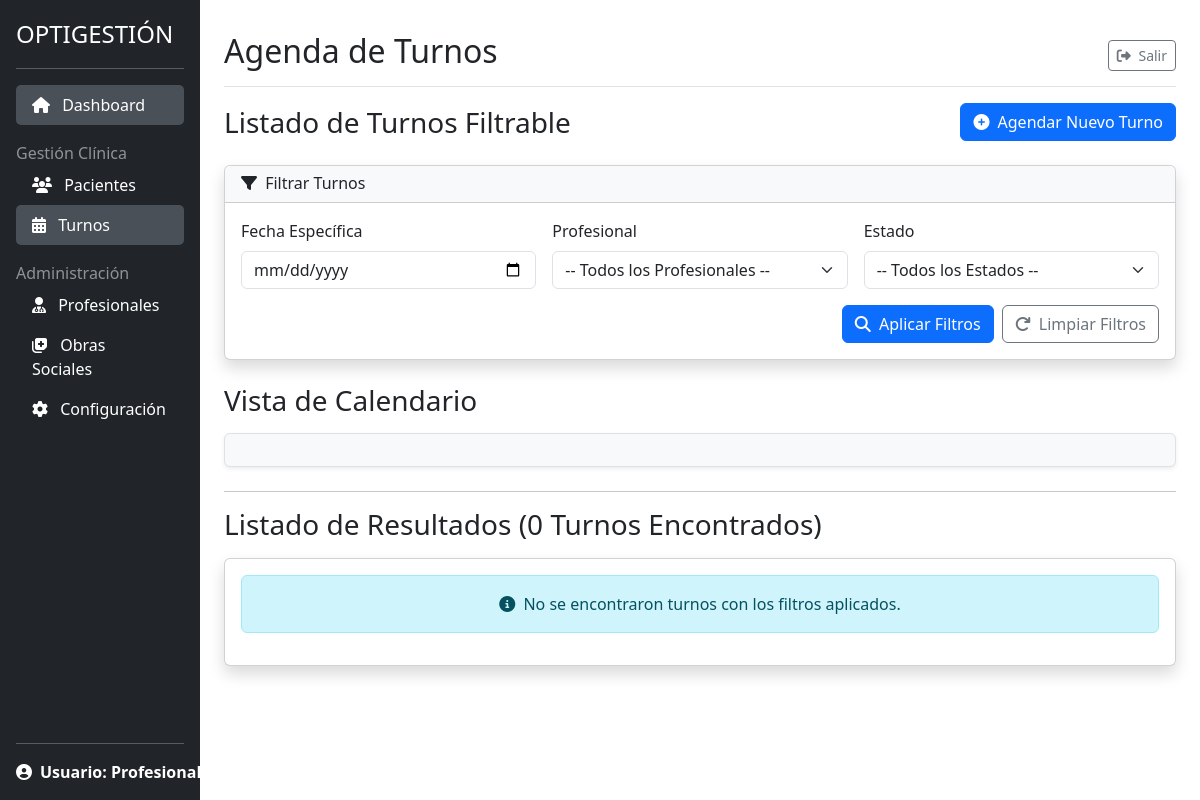
The page /pacientes/turnos/ (signed in) on the database as committed earlier.
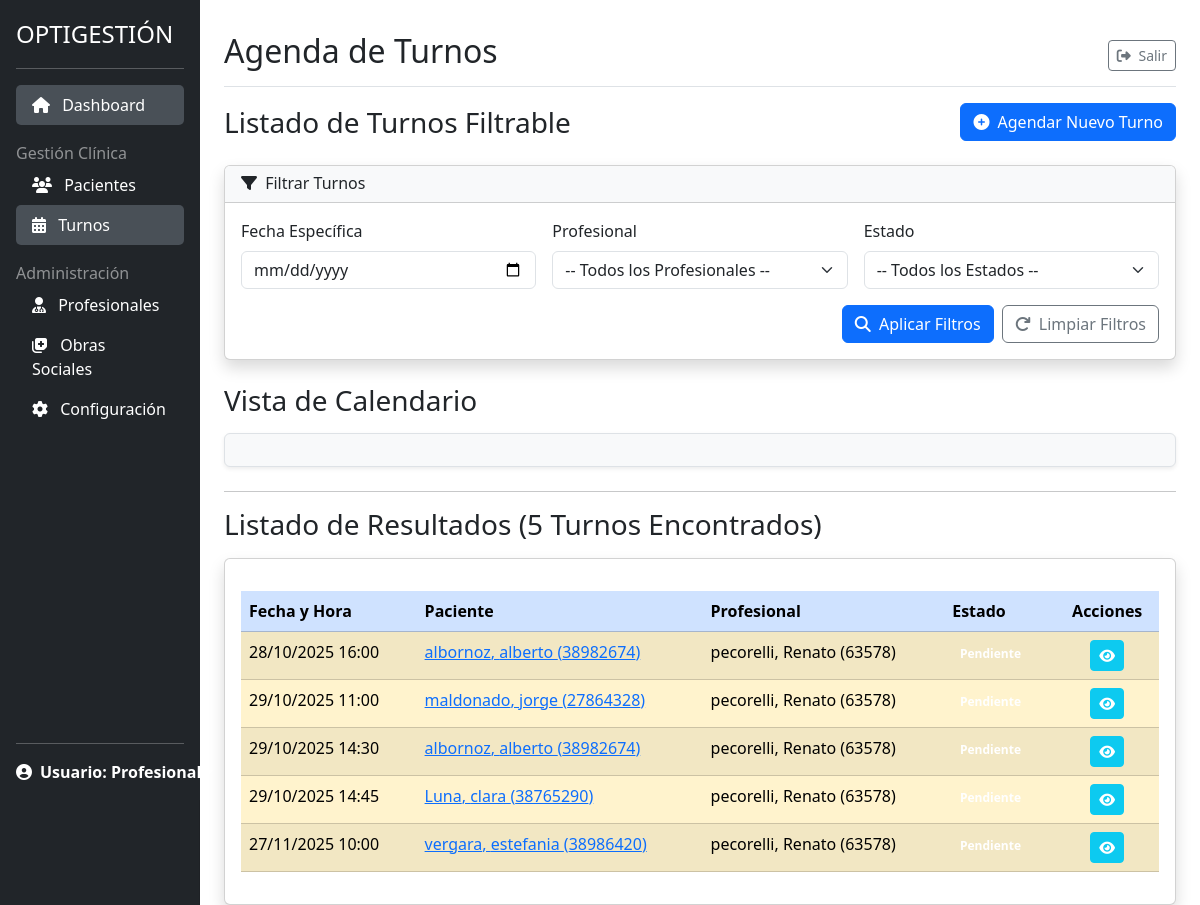
The same page on the database as committed later.
### gestion_clinica/models.py (models this page shows, shortened)
class Turno(models.Model):
    paciente = models.ForeignKey(
        Paciente,
        on_delete=models.CASCADE,
        related_name='turnos'
    )
    profesional = models.ForeignKey(
        Profesional,
        on_delete=models.PROTECT,
        related_name='turnos_asignados'
    )
    fecha_hora = models.DateTimeField(default=timezone.now)
    ESTADO_CHOICES = [
        ('PENDIENTE', 'Pendiente'),
        ('CONFIRMADO', 'Confirmado'),
        ('ATENDIDO', 'Atendido'),
        ('CANCELADO', 'Cancelado'),
    ]
    estado = models.CharField(
        max_length=10,
        choices=ESTADO_CHOICES,
        default='PENDIENTE'
    )
    observaciones = models.TextField(
        blank=True,
        null=True,
        verbose_name='Observaciones del Turno'
    )
    class Meta:
        verbose_name = "Turno"
        verbose_name_plural = "Turnos"
        ordering = ['fecha_hora']

class Paciente(models.Model):
    num_registro = models.CharField(
        max_length=6,
        unique=True,
        blank=True,
        null=True,
        editable=False,
        verbose_name='Número de Registro'
    )
    nombre = models.CharField(max_length=100)
    apellido = models.CharField(max_length=100)
    dni = models.CharField(max_length=20, unique=True)
    fecha_nacimiento = models.DateField()
    GENERO_CHOICES = [('M', 'Masculino'), ('F', 'Femenino'), ('O', 'Otro')]
    genero = models.CharField(max_length=1, choices=GENERO_CHOICES)
    telefono = models.CharField(max_length=50)
    domicilio = models.CharField(max_length=255, verbose_name='Domicilio')
    obra_social = models.ForeignKey(
        ObraSocial, on_delete=models.SET_NULL, null=True, blank=True)
    num_afiliado = models.CharField(max_length=50, blank=True, null=True)
    antecedentes_sistemicos = models.TextField(
        blank=True, verbose_name="Antecedentes Sistémicos")
    antecedentes_oftalmologicos = models.TextField(
        blank=True, verbose_name="Antecedentes Oftalmológicos")
    class Meta:
        ordering = ['apellido', 'nombre']

class Profesional(models.Model):
    nombre = models.CharField(max_length=100)
    apellido = models.CharField(max_length=100)
    matricula = models.CharField(max_length=50, unique=True)
    def __str__(self):
        return f'{self.apellido}, {self.nombre} ({self.matricula})'
    class Meta:
        verbose_name_plural = "Profesionales"
        ordering = ['apellido', 'nombre']

### gestion_clinica/views.py (the view, shortened to what this page needs)
# urls.py: path('turnos/', views.TurnoListView.as_view(),
class TurnoListView(LoginRequiredMixin, ListView):
    model = Turno
    template_name = 'gestion_clinica/turno_list.html'
    context_object_name = 'turnos'
    paginate_by = 20
    def get_queryset(self):
        queryset = super().get_queryset().order_by('fecha_hora')
        fecha_str = self.request.GET.get('fecha')
        profesional_id = self.request.GET.get('profesional')
        estado = self.request.GET.get('estado')
        if profesional_id:
            if profesional_id.isdigit():
                queryset = queryset.filter(profesional_id=profesional_id)
        if estado and estado != 'todos':
            queryset = queryset.filter(estado=estado)
        return queryset
    def get_context_data(self, **kwargs):
        context = super().get_context_data(**kwargs)
        context['profesionales'] = Profesional.objects.all()
        context['fecha_actual'] = self.request.GET.get('fecha', '')
        context['profesional_actual'] = self.request.GET.get('profesional', '')
        context['estado_actual'] = self.request.GET.get('estado', 'todos')
        context['estados_choices'] = Turno.ESTADO_CHOICES
        return context

### gestion_clinica/templates/gestion_clinica/turno_list.html (shortened to what this page needs)
{% extends "gestion_clinica/base.html" %}
{% load static %}
{% block title_heading %}Agenda de Turnos{% endblock title_heading %}
{% block content %}
<div class="d-flex justify-content-between align-items-center mb-4">
    <h3 class="mb-0">Listado de Turnos Filtrable</h3>
    <a href="{% url 'gestion_clinica:crear_turno' %}" class="btn btn-primary">
        <i class="fas fa-plus-circle me-1"></i> Agendar Nuevo Turno
    </a>
</div>
<div class="card shadow mb-4">
    <div class="card-header bg-light">
        <h6 class="m-0 font-weight-bold text-dark"><i class="fas fa-filter me-1"></i> Filtrar Turnos</h6>
    </div>
    <div class="card-body">
        <form method="GET" class="row g-3 align-items-end">
            <div class="col-md-4">
                <label for="id_fecha" class="form-label">Fecha Específica</label>
                <input type="date" class="form-control" id="id_fecha" name="fecha" value="{{ fecha_actual }}">
            </div>
            <div class="col-md-4">
                <label for="id_profesional" class="form-label">Profesional</label>
                <select class="form-select" id="id_profesional" name="profesional">
                    <option value="">-- Todos los Profesionales --</option>
                </select>
            </div>
            <div class="col-md-4">
                <label for="id_estado" class="form-label">Estado</label>
                <select class="form-select" id="id_estado" name="estado">
                    <option value="todos">-- Todos los Estados --</option>
                </select>
            </div>
            <div class="col-12 d-flex justify-content-end">
                <button type="submit" class="btn btn-primary me-2"><i class="fas fa-search me-1"></i> Aplicar Filtros</button>
                <a href="{% url 'gestion_clinica:lista_turnos' %}" class="btn btn-outline-secondary"><i class="fas fa-redo me-1"></i> Limpiar Filtros</a>
            </div>
        </form>
    </div>
</div>
<div class="mb-4">
    <h3 class="mb-3">Vista de Calendario</h3>
    <div id='calendar' class="bg-light p-3 border rounded shadow-sm"></div>
</div>
<hr>
<h3 class="mb-3">Listado de Resultados ({{ turnos.count }} Turnos Encontrados)</h3>
<div class="card shadow">
    <div class="card-body">
        {% if turnos %}
            <div class="table-responsive">
                <table class="table table-hover table-striped">
                    <thead class="table-primary">
                        <tr>
                            <th>Fecha y Hora</th>
                            <th>Paciente</th>
                            <th>Profesional</th>
                            <th>Estado</th>
                            <th class="text-center">Acciones</th>
                        </tr>
                    </thead>
                    <tbody>
                        {% for turno in turnos %}
                        <tr class="
                            {% if turno.estado == 'PENDIENTE' %}table-warning{% endif %}
                        ">
                            <td>{{ turno.fecha_hora|date:"d/m/Y H:i" }}</td>
                            <td>
                                <a href="{% url 'gestion_clinica:detalle_paciente' pk=turno.paciente.pk %}">
                                    {{ turno.paciente.apellido }}, {{ turno.paciente.nombre }} ({{ turno.paciente.dni }})
                                </a>
                            </td>
                            <td>{{ turno.profesional }}</td>
                            <td>
                                <span class="badge bg-{{ turno.estado|lower|slugify }}">
                                    {{ turno.get_estado_display }}
                                </span>
                            </td>
                            <td class="text-center">
                                <a href="{% url 'gestion_clinica:detalle_turno' pk=turno.pk %}" class="btn btn-sm btn-info text-white" title="Gestionar Turno">
                                    <i class="fas fa-eye"></i>
                                </a>
                            </td>
                        </tr>
                        {% endfor %}
                    </tbody>
                </table>
            </div>
        {% else %}
            <div class="alert alert-info text-center">
                <i class="fas fa-info-circle me-1"></i> No se encontraron turnos con los filtros aplicados.
            </div>
        {% endif %}
    </div>
</div>
{% endblock content %}

### gestion_clinica/templates/gestion_clinica/base.html (shortened to what this page needs)
{% load static %}
{% load crispy_forms_tags %}
<!DOCTYPE html>
<html lang="es">
<head>
    <link href="{% static 'css/bootstrap.min.css' %}" rel="stylesheet">
    <link href="{% static 'css/styles.css' %}" rel="stylesheet">
    <link rel="stylesheet" href="https://cdnjs.cloudflare.com/ajax/libs/font-awesome/6.5.2/css/all.min.css">
</head>
<body>
<div class="container-fluid">
    <div class="row min-vh-100">
        <div id="sidebar" class="col-md-3 col-lg-2 d-md-block bg-dark sidebar collapse p-0">
            <div class="d-flex flex-column flex-shrink-0 p-3 text-white bg-dark min-vh-100">
                <a href="{% url 'gestion_clinica:dashboard' %}" class="d-flex align-items-center mb-3 mb-md-0 me-md-auto text-white text-decoration-none">
                    <span class="fs-4">OPTIGESTIÓN</span>
                </a>
                <hr>
                <ul class="nav flex-column mb-auto">
                    <li class="nav-item">
                        <a class="nav-link text-white {% if request.path|slice:":10" == '/pacientes' %}active bg-secondary{% endif %}"
                            href="{% url 'gestion_clinica:dashboard' %}">
                            <i class="fas fa-home me-2"></i> Dashboard
                        </a>
                    </li>
                    <li class="nav-header mt-3 text-white-50">Gestión Clínica</li>
                    <li class="nav-item">
                        <a class="nav-link text-white {% if request.path|slice:":10" == '/pacientes' and request.path|slice:"11:15" != 'turn' %}active bg-secondary{% endif %}"
                            href="{% url 'gestion_clinica:lista_pacientes' %}">
                            <i class="fas fa-users me-2"></i> Pacientes
                        </a>
                    </li>
                    <li class="nav-item">
                        <a class="nav-link text-white {% if 'turnos' in request.path %}active bg-secondary{% endif %}"
                            href="{% url 'gestion_clinica:lista_turnos' %}">
                            <i class="fas fa-calendar-alt me-2"></i> Turnos
                        </a>
                    </li>
                    <li class="nav-header mt-3 text-white-50">Administración</li>
                    <li class="nav-item">
                        <a class="nav-link text-white {% if 'profesionales' in request.path %}active bg-secondary{% endif %}"
                           href="{% url 'gestion_clinica:lista_profesionales' %}">
                            <i class="fas fa-user-md me-2"></i> Profesionales
                        </a>
                    </li>
                    <li class="nav-item">
                        <a class="nav-link text-white {% if 'obras-sociales' in request.path %}active bg-secondary{% endif %}"
                           href="{% url 'gestion_clinica:lista_obras_sociales' %}">
                            <i class="fas fa-notes-medical me-2"></i> Obras Sociales
                        </a>
                    </li>
                    <li class="nav-item">
                        <a class="nav-link text-white" href="{% url 'admin:index' %}">
                            <i class="fas fa-cog me-2"></i> Configuración
                        </a>
                    </li>
                </ul>
                <hr>
                <div class="dropdown">
                    <a href="#" class="d-flex align-items-center text-white text-decoration-none dropdown-toggle" id="dropdownUser1" data-bs-toggle="dropdown" aria-expanded="false">
                        <i class="fas fa-user-circle me-2"></i>
                        <strong>Usuario: Profesional</strong>
                    </a>
                </div>
            </div>
        </div>
        <main class="col-md-9 ms-sm-auto col-lg-10 px-md-4">
            <div class="d-flex justify-content-between flex-wrap flex-md-nowrap align-items-center pt-3 pb-2 mb-3 border-bottom">
                <h1 class="h2">{% block title_heading %}Dashboard | Resumen General{% endblock title_heading %}</h1>
                <div class="btn-toolbar mb-2 mb-md-0">
                    <button type="button" class="btn btn-sm btn-outline-secondary" onclick="window.location.href='{% url 'logout' %}'">
                        <i class="fas fa-sign-out-alt me-1"></i> Salir
                    </button>
                </div>
            </div>
            {% block content %}
            {% endblock content %}
        </main>
    </div>
</div>
</body>
</html>

### static/css/styles.css (style rules this page uses)
html, body { height: 100%; }
.sidebar { position: fixed; top: 0; bottom: 0; left: 0; z-index: 1000; padding: 0; box-shadow: inset -1px 0 0 rgba(0, 0, 0, .1); }
main { padding-top: 1rem; }
.sidebar .nav-item .active { background-color: #495057 !important; border-radius: 5px; }
.table-responsive { margin-top: 1rem; }

Rows that differ between the two databases and show on the page:
added Turno: fecha_hora "28/10/2025 16:00", paciente.apellido "albornoz", paciente.nombre "alberto", paciente.dni "38982674", profesional "pecorelli, Renato (63578)", estado "Pendiente"
added Turno: fecha_hora "29/10/2025 11:00", paciente.apellido "maldonado", paciente.nombre "jorge", paciente.dni "27864328", profesional "pecorelli, Renato (63578)"
added Turno: fecha_hora "29/10/2025 14:30", paciente.apellido "albornoz", paciente.nombre "alberto", paciente.dni "38982674", profesional "pecorelli, Renato (63578)", estado "Pendiente"
added Turno: fecha_hora "29/10/2025 14:45", paciente.apellido "Luna", paciente.nombre "clara", paciente.dni "38765290", profesional "pecorelli, Renato (63578)"
added Turno: fecha_hora "27/11/2025 10:00", paciente.apellido "vergara", paciente.nombre "estefania", paciente.dni "38986420", profesional "pecorelli, Renato (63578)", estado "Pendiente"
Other text that changed with them:
{{ turnos.count }}: "0" → "5"
text no longer shown: "No se encontraron turnos con los filtros aplicados."
text now shown: "Fecha y Hora Paciente Profesional Estado Acciones"
